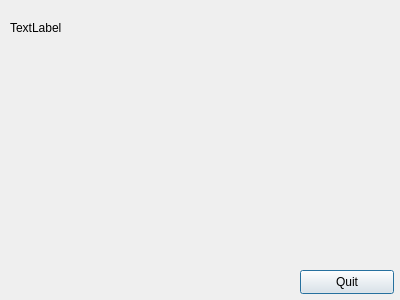
<?xml version="1.0" encoding="UTF-8"?>
<ui version="4.0">
 <class>ServerMainForm</class>
 <widget class="QDialog" name="ServerMainForm">
  <property name="geometry">
   <rect>
    <x>0</x>
    <y>0</y>
    <width>400</width>
    <height>300</height>
   </rect>
  </property>
  <property name="windowTitle">
   <string>Ueki BattleGround Server</string>
  </property>
  <widget class="QPushButton" name="quitButton">
   <property name="geometry">
    <rect>
     <x>300</x>
     <y>270</y>
     <width>94</width>
     <height>24</height>
    </rect>
   </property>
   <property name="text">
    <string>Quit</string>
   </property>
  </widget>
  <widget class="QLabel" name="label">
   <property name="geometry">
    <rect>
     <x>10</x>
     <y>20</y>
     <width>55</width>
     <height>15</height>
    </rect>
   </property>
   <property name="text">
    <string>TextLabel</string>
   </property>
  </widget>
 </widget>
 <resources/>
 <connections/>
</ui>
